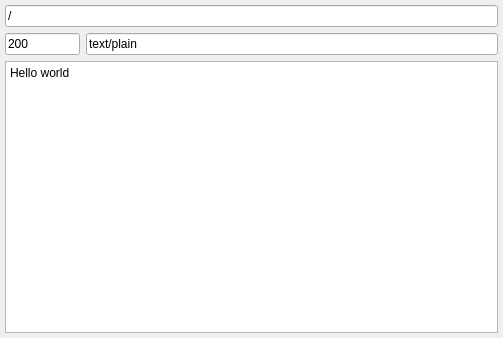
<?xml version="1.0" encoding="UTF-8"?>
<ui version="4.0">
 <class>RequestListenerWidget</class>
 <widget class="QWidget" name="RequestListenerWidget">
  <property name="geometry">
   <rect>
    <x>0</x>
    <y>0</y>
    <width>503</width>
    <height>338</height>
   </rect>
  </property>
  <property name="windowTitle">
   <string>Form</string>
  </property>
  <layout class="QVBoxLayout" name="verticalLayout">
   <property name="leftMargin">
    <number>5</number>
   </property>
   <property name="topMargin">
    <number>5</number>
   </property>
   <property name="rightMargin">
    <number>5</number>
   </property>
   <property name="bottomMargin">
    <number>5</number>
   </property>
   <item>
    <widget class="QLineEdit" name="textResource">
     <property name="text">
      <string notr="true">/</string>
     </property>
     <property name="placeholderText">
      <string>Uri addition</string>
     </property>
    </widget>
   </item>
   <item>
    <layout class="QHBoxLayout" name="horizontalLayout">
     <item>
      <widget class="QLineEdit" name="textStatusCode">
       <property name="sizePolicy">
        <sizepolicy hsizetype="Fixed" vsizetype="Minimum">
         <horstretch>0</horstretch>
         <verstretch>0</verstretch>
        </sizepolicy>
       </property>
       <property name="minimumSize">
        <size>
         <width>75</width>
         <height>0</height>
        </size>
       </property>
       <property name="maximumSize">
        <size>
         <width>75</width>
         <height>16777215</height>
        </size>
       </property>
       <property name="text">
        <string notr="true">200</string>
       </property>
       <property name="maxLength">
        <number>3</number>
       </property>
       <property name="placeholderText">
        <string>Statuscode</string>
       </property>
      </widget>
     </item>
     <item>
      <widget class="QLineEdit" name="textContentType">
       <property name="text">
        <string notr="true">text/plain</string>
       </property>
       <property name="placeholderText">
        <string>Content-Type</string>
       </property>
      </widget>
     </item>
    </layout>
   </item>
   <item>
    <widget class="QPlainTextEdit" name="textBody">
     <property name="plainText">
      <string notr="true">Hello world</string>
     </property>
     <property name="placeholderText">
      <string>Body...</string>
     </property>
    </widget>
   </item>
  </layout>
 </widget>
 <resources/>
 <connections/>
</ui>
